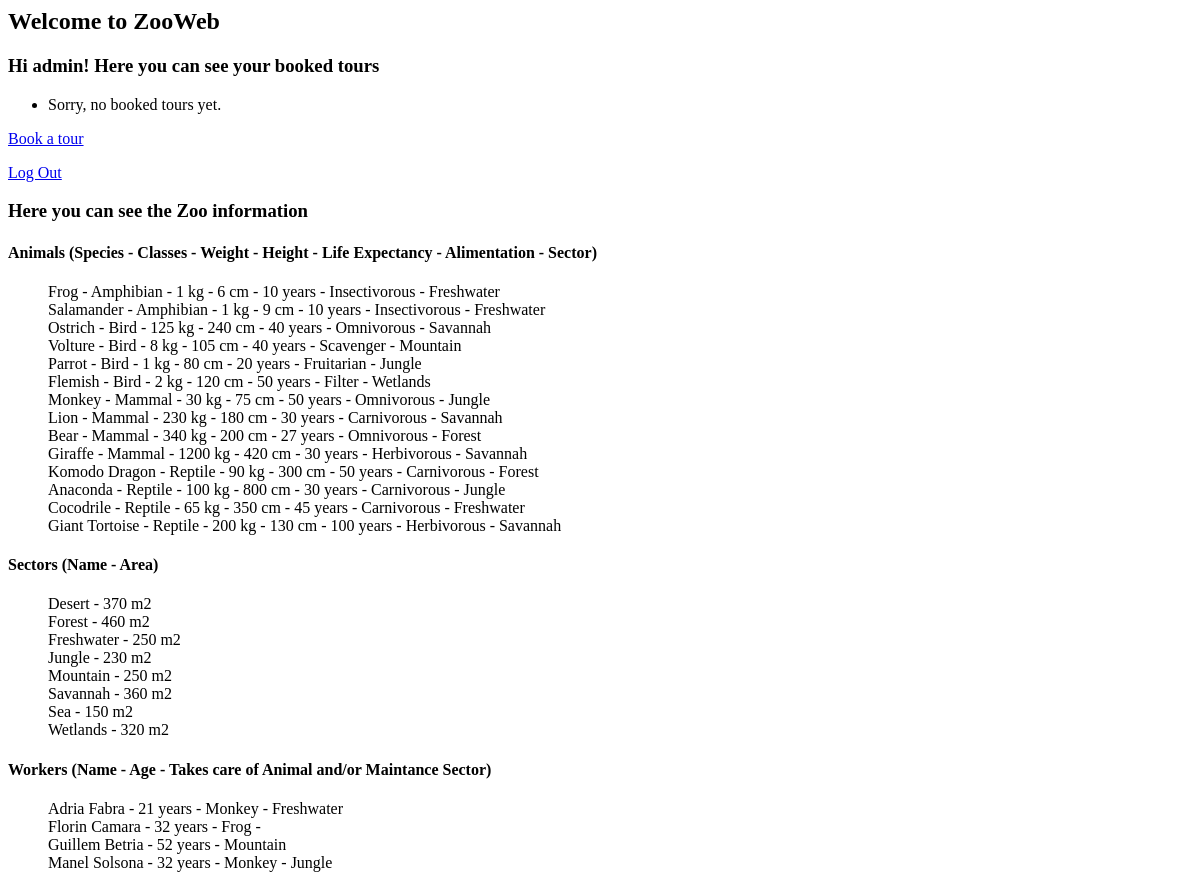
Before: /zooweb/ (signed in) with the older database file.
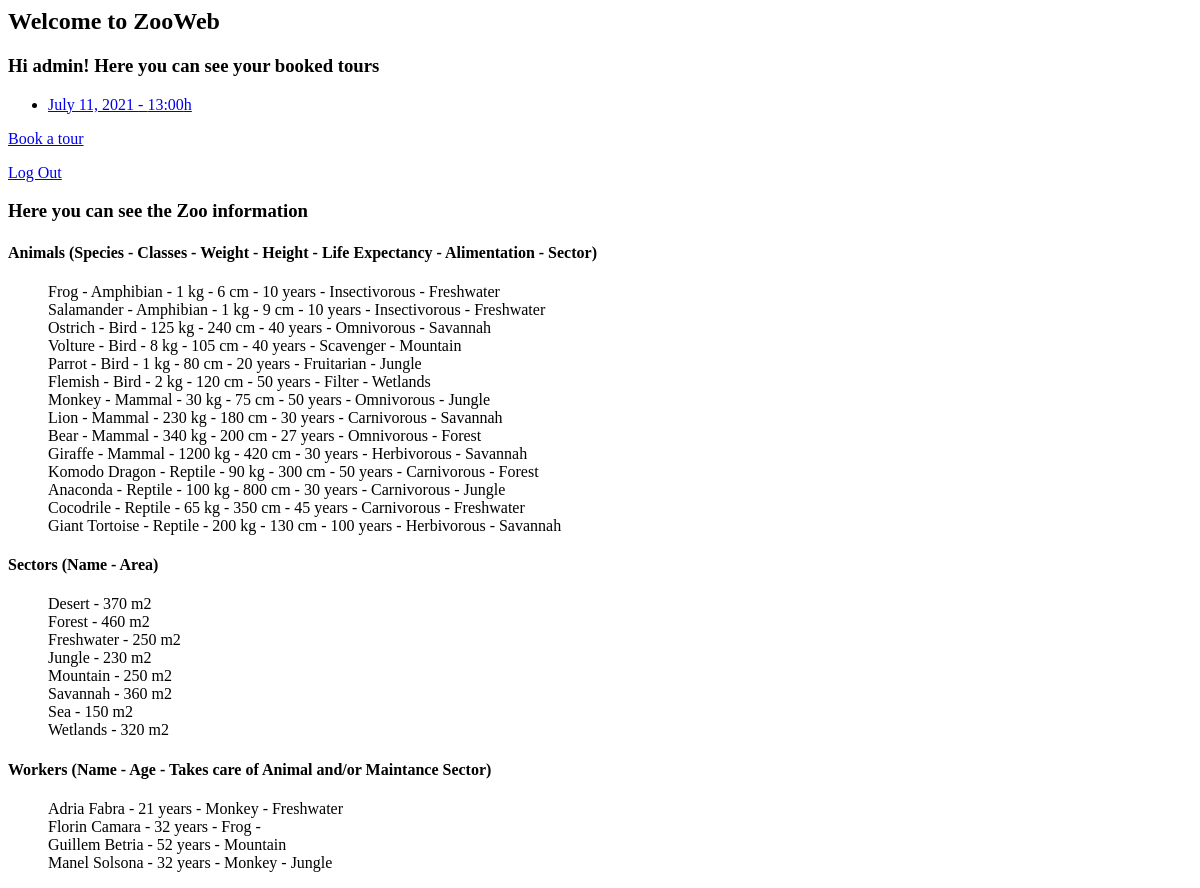
After: the same page with the newer database file.
### ZooWeb/models.py (models this page shows, shortened)
class Animal(models.Model):
    TAXONOMY_LIST = (('Mammal', 'Mammal'), ('Reptile', 'Reptile'), ('Bird', 'Bird'), ('Amphibian', 'Amphibian'))
    ALIMENTATION_LIST = (('Carnivorous', 'Carnivorous'), ('Herbivorous', 'Herbivorous'), ('Omnivorous', 'Omnivorous'),
                        ('Fruitarian', 'Fruitarian'), ('Filter', 'Filter'), ('Scavenger', 'Scavenger'),
                        ('Insectivorous', 'Insectivorous'), ('Piscivorous', 'Piscivorous'))
    species = models.CharField(max_length=20, unique=True)
    classes = models.CharField(max_length=20, choices=TAXONOMY_LIST)
    weight_in_kilograms = models.IntegerField()
    height_in_centimeters = models.IntegerField()
    life_expectancy = models.IntegerField()
    alimentation = models.CharField(max_length=20, choices=ALIMENTATION_LIST)
    sector = models.ForeignKey('Sector', on_delete=models.CASCADE)

class Sector(models.Model):
    SECTOR_LIST = (('Mountain', 'Mountain'), ('Freshwater', 'Freshwater'), ('Wetlands', 'Wetlands'), ('Forest', 'Forest'),
                ('Desert', 'Desert'), ('Sea', 'Sea'), ('Savannah', 'Savannah'), ('Jungle', 'Jungle'))
    name = models.CharField(max_length=20, choices=SECTOR_LIST, unique=True)
    area_in_square_meters = models.IntegerField(default=0)
    def __str__(self):
        return self.name

class Worker(models.Model):
    NSS = models.IntegerField(unique=True)
    name = models.CharField(max_length=20)
    surname = models.CharField(max_length=20)
    age = models.IntegerField()
    animals = models.ManyToManyField('Animal', blank=True)
    sectors = models.ManyToManyField('Sector', blank=True)

class GroupOfVisitor(models.Model):
    HOUR_LIST = (('10:00', '10:00'), ('13:00', '13:00'), ('16:00', '16:00'), ('19:00', '19:00'))
    user = models.ForeignKey(User, on_delete=models.CASCADE)
    number_of_visitors = models.IntegerField()
    sector = models.ManyToManyField('Sector')
    date = models.DateField()
    hour = models.CharField(max_length=20, choices=HOUR_LIST)
    user_city = models.CharField(max_length=120)
    user_region = models.CharField(max_length=120)
    user_country = models.CharField(max_length=120)
    user_phone = models.IntegerField(validators=[MinValueValidator(600000000),MaxValueValidator(799999999)])
    class Meta:
        unique_together = ('date', 'hour')

### ZooWeb/views.py (the view)
# urls.py: path('', views.homeView, name='home'),
def homeView(req):
    animals = Animal.objects.order_by("classes")
    workers = Worker.objects.order_by("name")
    sectors = Sector.objects.order_by("name")
    all_visitors = GroupOfVisitor.objects.order_by("date")
    group_of_visitor = []
    for group in all_visitors:
        if group.user.username == req.user.username:
            group_of_visitor.append(group)
    dic = {'Animals': animals, 'Workers': workers, 'Sectors': sectors, 'GroupOfVisitor': group_of_visitor}
    return render(req, 'home.html', dic)

### ZooWeb/templates/home.html (shortened to what this page needs)
{% if user.is_authenticated %}
  <h2>Welcome to ZooWeb</h2>
  <h3>Hi {{ user.username }}! Here you can see your booked tours</h3>
  <ul>
    {% for g in GroupOfVisitor %}
        <li><a href="{% url 'visitors_detail' g.id %}">
            {{ g.date }} - {{ g.hour }}h</a></li>
    {% empty %}<li>Sorry, no booked tours yet.</li>
    {% endfor %}
  </ul>
  <p><a href="{% url 'visitors_create' %}">Book a tour</a></p>
  <p><a href="{% url 'logout' %}">Log Out</a></p>
{% else %}
  <h2>Welcome to ZooWeb</h2>
  <a href="{% url 'login' %}">Log In</a>
  <br><br>
  <a href="{% url 'signup' %}">Sign Up</a>
{% endif %}
<h3>Here you can see the Zoo information</h3>
<h4>Animals (Species - Classes - Weight - Height - Life Expectancy - Alimentation - Sector)</h4>
<OL>
{% for a in Animals %}
    {{ a.species }} - {{ a.classes }} - {{ a.weight_in_kilograms }} kg - {{ a.height_in_centimeters }} cm
    - {{ a.life_expectancy }} years - {{ a.alimentation }} - {{ a.sector }} <br>
{% endfor %}
</OL>
<h4>Sectors (Name - Area)</h4>
<OL>
{% for s in Sectors %}
    {{ s.name }} - {{ s.area_in_square_meters }} m2 <br>
{% endfor %}
</OL>
<h4>Workers (Name - Age - Takes care of Animal and/or Maintance Sector)</h4>
<OL>
{% for w in Workers %}
    {{ w.name }} {{ w.surname }} - {{ w.age }} years -
    {% for wo in w.animals.all %}
        {{ wo.species }} -
    {% endfor %}
    {% for wor in w.sectors.all %}
        {{ wor.name }}
    {% endfor %}
    <br>
{% endfor %}
</OL>

Changed rows visible on the page:
added GroupOfVisitor: date "July 11, 2021", hour "13:00"
Other visible differences:
text no longer shown: "Sorry, no booked tours yet."
